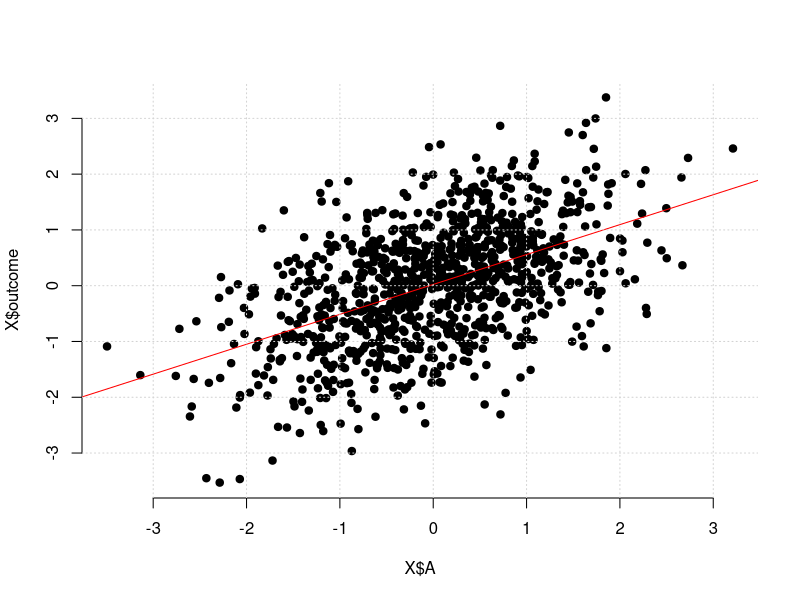
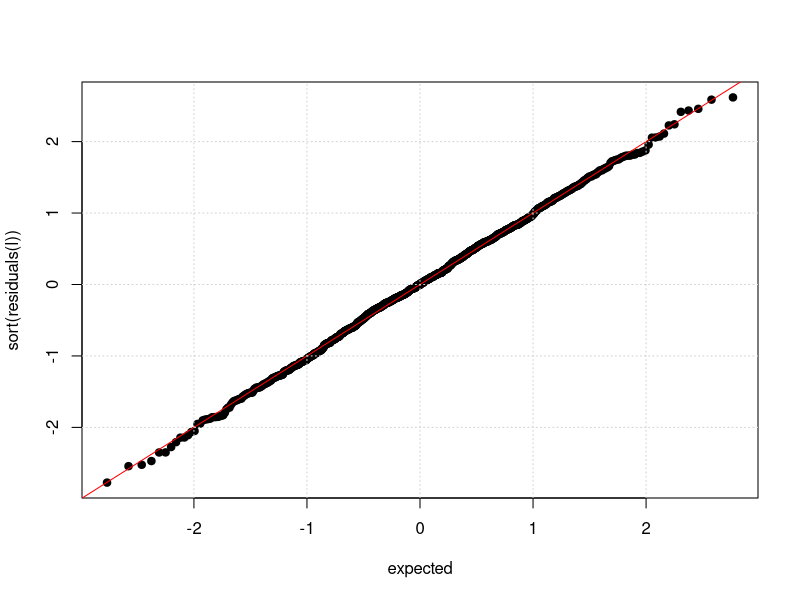
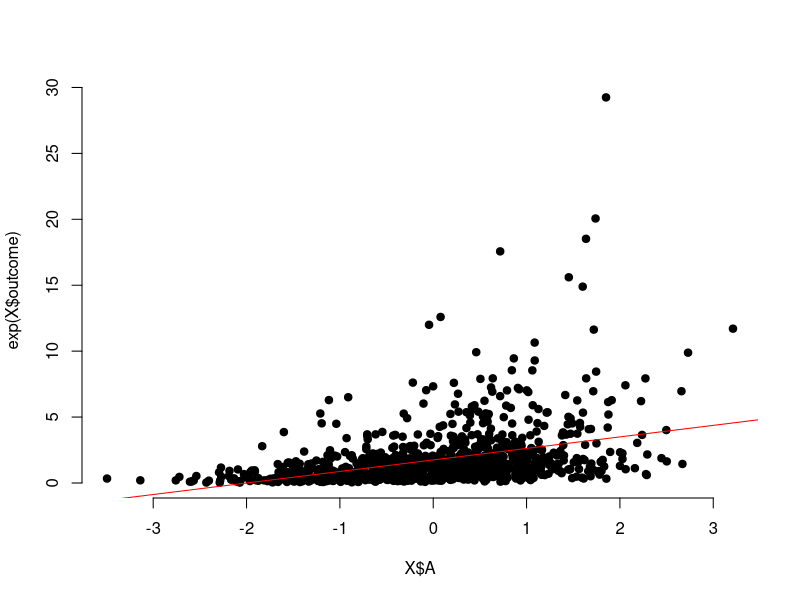
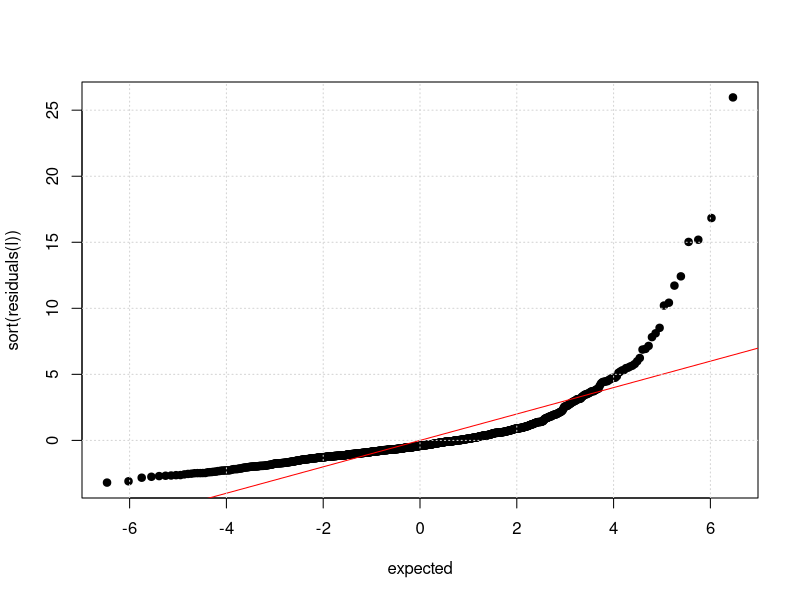

Recreate these plots in R, in order.
X = read.table( "linear_regression_simple.tsv", hea=T, as.is=T )
l = lm( outcome ~ A + B, data = X )

# Look at coefficients:
summary(l)$coeff

# Plot outcome versus predictor
plot( X$A, X$outcome, pch = 19, bty = 'n' )
abline( l, col = 'red' )
grid()

sigma = sigma(l)  # get residual standard deviation
# get equally spaced quantiles of the normal distribution
expected = qnorm(
  (1:nrow(X))/(nrow(X)+1),  # equally spaced points in the unit interval,
  sd = sigma
)

plot(
  expected,                #actual normal quantiles
  sort( residuals(l) ),    #observed residuals sorted
  pch = 19
)
abline( a = 0, b = 1, col = 'red' ) # diagonal line
grid()


# Try a model with non-gaussian residuals
l = lm( exp(outcome) ~ A + B, data = X )
plot( X$A, exp(X$outcome), pch = 19, bty = 'n' )
abline(l, col = 'red' )

sigma = sigma(l)  # get residual standard deviation

# get equally spaced quantiles of the normal distribution
expected = qnorm(
  (1:nrow(X))/(nrow(X)+1),  # equally spaced points in the unit interval,
  sd = sigma
)

plot(
  expected,                #actual normal quantiles
  sort( residuals(l) ),    #observed residuals sorted
  pch = 19
)
abline( a = 0, b = 1, col = 'red' ) # diagonal line
grid()

